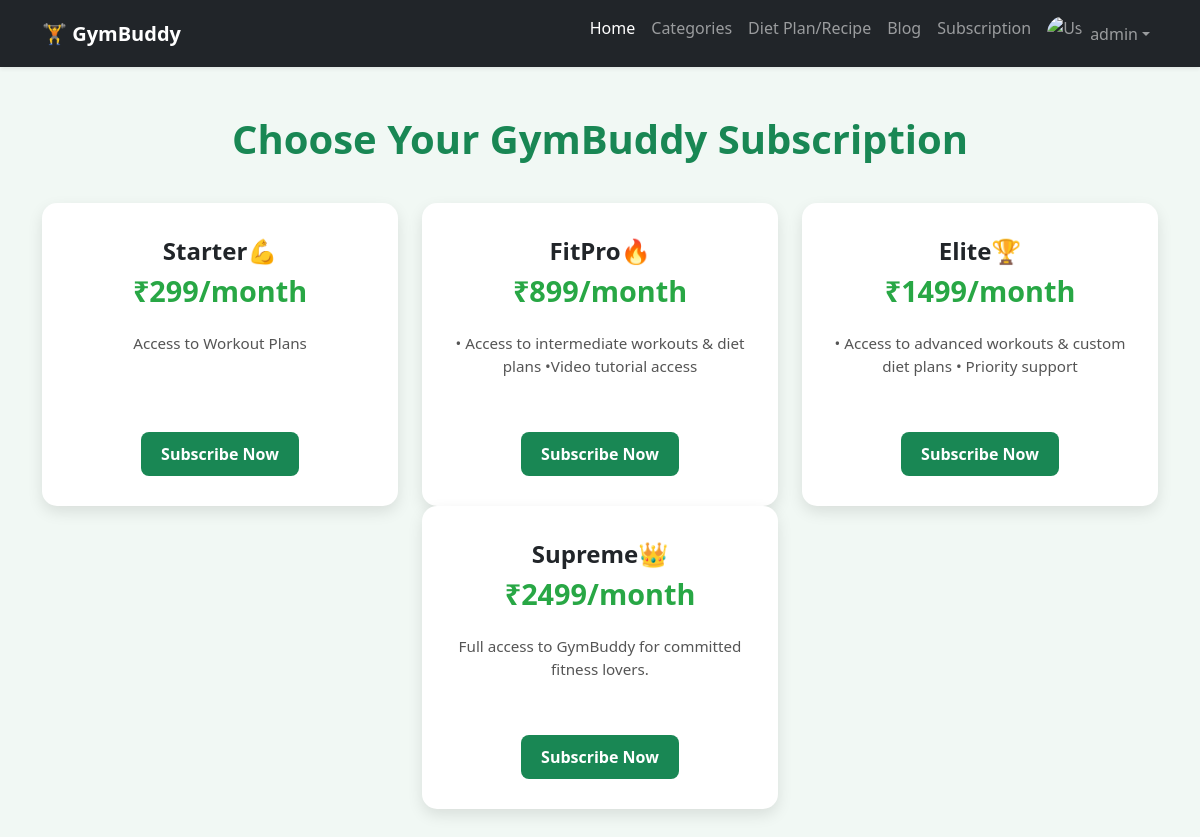
/subscribe_plan/ (signed in), run on the app's committed database.
### myapp/models.py (models this page shows, shortened)
class User(AbstractBaseUser, PermissionsMixin):
    first_name = models.CharField(max_length=100)
    last_name = models.CharField(max_length=100)
    email = models.EmailField(unique=True)
    password = models.CharField(max_length=30)
    profile = models.ImageField(upload_to="Users", blank=True, null=True)
    is_active = models.BooleanField(default=True)
    is_staff = models.BooleanField(default=False)
    is_superuser = models.BooleanField(default=False)
    date_joined = models.DateTimeField(default=timezone.now)
    objects = UserManager()
    USERNAME_FIELD = 'email'
    REQUIRED_FIELDS = ['first_name', 'last_name']

class Subscription(models.Model):
    name = models.CharField(max_length=100)
    description = models.TextField(blank=True, null=True)
    price_per_month = models.IntegerField()
    is_active = models.BooleanField(default=True)

### myapp/views.py (the view)
# urls.py: path('subscribe_plan/', views.subscribe_plan, name='subscribe_plan'),
@login_required
def subscribe_plan(request):
    plans = Subscription.objects.filter(is_active=True)
    if request.method == 'POST':
        form = UserSubscriptionForm(request.POST)
        if form.is_valid():
            subscription = form.save(commit=False)
            subscription.user = request.user
            subscription.start_date = datetime.date.today()
            subscription.end_date = subscription.start_date + datetime.timedelta(days=30)  # 1 month plan
            subscription.is_active = True
            subscription.save()
            messages.success(request, f"Subscribed to {subscription.plan.name} successfully!")
            return redirect('home')
    else:
        form = UserSubscriptionForm()
    return render(request, 'subscribe_plan.html', {'plans': plans})

### myapp/templates/subscribe_plan.html (shortened to what this page needs)
<!DOCTYPE html>
<html lang="en">
<head>
  <link href="https://cdn.jsdelivr.net/npm/bootstrap@5.3.2/dist/css/bootstrap.min.css" rel="stylesheet">
</head>
<body>
<nav class="navbar navbar-expand-lg navbar-dark bg-dark shadow-sm sticky-top">
  <div class="container">
    <a class="navbar-brand fw-bold" href="#">🏋️ GymBuddy</a>
    <div class="collapse navbar-collapse justify-content-end" id="navbarNav">
      <ul class="navbar-nav">
        <li class="nav-item"><a class="nav-link active" href="/">Home</a></li>
        <li class="nav-item"><a class="nav-link" href="/categories/">Categories</a></li>
        <li class="nav-item"><a class="nav-link" href="/diet_plan/">Diet Plan/Recipe</a></li>
        <li class="nav-item"><a class="nav-link" href="/blog/">Blog</a></li>
        <li class="nav-item"><a class="nav-link" href="/subscribe_plan/">Subscription</a></li>
          {% if user.is_authenticated %}
    <li class="nav-item dropdown">
      <a class="nav-link dropdown-toggle d-flex align-items-center" href="#" role="button" data-bs-toggle="dropdown">
        <img src="{% if user.profile %}{{ user.profile.url }}{% else %}https://cdn-icons-png.flaticon.com/512/149/149071.png{% endif %}"
             alt="User" class="rounded-circle me-2" style="width: 35px; height: 35px; object-fit: cover;">
        {{ user.first_name }}
      </a>
    </li>
  {% else %}
    <li class="nav-item"><a class="nav-link" href="/login/">Login</a></li>
  {% endif %}
      </ul>
    </div>
  </div>
</nav>
  <div class="container py-5">
    <h2 class="heading">Choose Your GymBuddy Subscription</h2>
    <div class="row justify-content-center">
      {% for plan in plans %}
      <div class="col-md-6 col-lg-4 d-flex align-items-stretch">
        <div class="plan-card w-100 text-center">
          <div class="plan-name">{{ plan.name }}</div>
          <div class="plan-price">₹{{ plan.price_per_month }}/month</div>
          <div class="plan-description">{{ plan.description }}</div>
          <form method="post">
            <button type="submit" class="subscribe-btn">Subscribe Now</button>
          </form>
        </div>
      </div>
      {% endfor %}
    </div>
  </div>
</body>
</html>

### myapp/templates/subscribe_plan.html (style rules this page uses)
body { background: #f1f8f4; font-family: 'Segoe UI', sans-serif; }
.navbar { backdrop-filter: blur(10px); }
.heading { font-size: 2.5rem; font-weight: 700; color: #198754; text-align: center; margin-bottom: 40px; }
.plan-card { background: #ffffff; border-radius: 15px; padding: 30px 20px; box-shadow: 0 6px 15px rgba(0,0,0,0.1); transition: all 0.3s ease-in-out; }
.plan-name { font-size: 1.5rem; font-weight: bold; color: #212529; }
.plan-price { font-size: 1.8rem; color: #28a745; font-weight: 700; }
.plan-description { font-size: 0.95rem; color: #555; margin: 20px 0; min-height: 80px; }
.subscribe-btn { background-color: #198754; color: white; font-weight: 600; padding: 10px 20px; border-radius: 8px; transition: 0.3s ease; border: none; }

### data on the page
User: first_name "admin"
Subscription: name "Starter💪", price_per_month "299", description "Access to Workout Plans"
Subscription: name "FitPro🔥", price_per_month "899", description "• Access to intermediate workouts & diet plans •Video tutorial access"
Subscription: name "Elite🏆", price_per_month "1499", description "• Access to advanced workouts & custom diet plans • Priority support"
Subscription: name "Supreme👑", price_per_month "2499", description "Full access to GymBuddy for committed fitness lovers."
